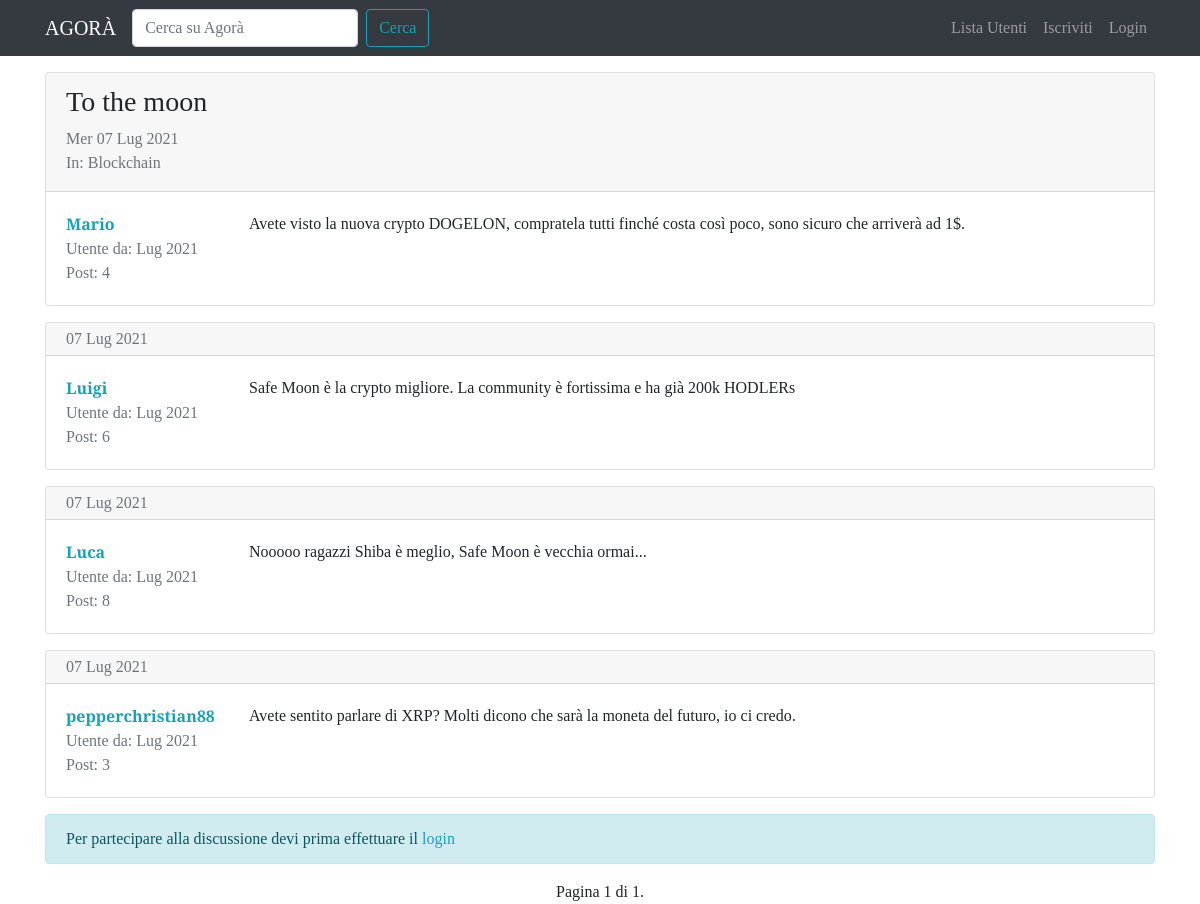
Page /forum/discussion/18/ on the committed database.
### forum/models.py (models this page shows, shortened)
class BaseModel(models.Model):
    objects = models.Manager()
    class Meta:
        abstract = True

class Discussion(BaseModel):
    title = models.CharField(max_length=120)
    creation_date = models.DateTimeField(auto_now_add=True)
    discussion_author = models.ForeignKey(User, on_delete=models.CASCADE, related_name='discussions')
    discussion_section = models.ForeignKey(Section, on_delete=models.CASCADE)
    class Meta:
        verbose_name = 'Discussione'
        verbose_name_plural = 'Discussioni'
        ordering = ['creation_date']

class Post(BaseModel):
    post_author = models.ForeignKey(User, on_delete=models.CASCADE, related_name='posts')
    content = models.TextField()
    creation_date = models.DateTimeField(auto_now_add=True)
    post_discussion = models.ForeignKey(Discussion, on_delete=models.CASCADE)
    class Meta:
        verbose_name = 'Post'
        verbose_name_plural = 'Post'
        ordering = ['creation_date']

class Section(BaseModel):
    name = models.CharField(max_length=80)
    description = models.CharField(max_length=150, blank=True, null=True)
    logo = models.ImageField(blank=True, null=True, default='image_empty.png')
    def __str__(self):
        return self.name
    class Meta:
        verbose_name = 'Sezione'
        verbose_name_plural = 'Sezioni'
        ordering = ['name']

### forum/views.py (the view)
# urls.py: path('discussion/<int:pk>/', views.discussion_view, name='discussion_view'),
def discussion_view(request, pk):
    discussion = get_object_or_404(Discussion, pk=pk)
    discussion_posts = Post.objects.filter(post_discussion=discussion)
    reply_form = PostModelForm()
    paginator = Paginator(discussion_posts, 5)
    page_number = request.GET.get('page')
    page_obj = paginator.get_page(page_number)
    context = {
        'discussion': discussion,
        'reply_form': reply_form,
        'page_obj': page_obj
    }
    return render(request, 'forum/discussion_it.html', context)

### forum/forms.py
class PostModelForm(forms.ModelForm):
    class Meta:
        model = Post
        fields = ['content']
        widgets = {
            'content': forms.Textarea(attrs={'placeholder': 'Rispondi...', 'rows': 5, 'id': 'content', 'onkeyup': 'reply()'})
        }
        labels = {
            'content': False
        }

### forum/templates/forum/discussion_it.html (shortened to what this page needs)
{% extends 'base.html' %}
{% load crispy_forms_tags %}
{% block content %}
  {% for post in page_obj %}
    <div class="card my-3">
      {% if not page_obj.has_previous and forloop.first %}
        <div class="card-header pb-0">
          <h3>{{ discussion.title }}</h3>
          <p class="text-muted">{{ discussion.creation_date|date:'D d M Y' }}
          <br>In: {{ discussion.discussion_section }}</p>
        </div>
      {% else %}
        <div class="card-header py-1">
          <p class="text-muted mb-0">{{ post.creation_date|date:'d M Y' }}
          </p>
        </div>
      {% endif %}
      <div class="card-body">
        <div class="row">
          <div class="col-lg-2 col-12">
            <p class="mb-0"><a href="{% url 'user_profile' username=post.post_author.username %}"><strong>{{ post.post_author }}</strong></a></p>
            <p class="text-muted mb-0">Utente da: {{ post.post_author.date_joined|date:'M Y' }}</p>
            <p class="text-muted mb-0">Post: {{ post.post_author.posts.count }}</p>
          </div>
          <div class="col-lg-10 col-12">
            <p class="my-0">{{ post.content|linebreaks }}</p>
          </div>
        </div>
      </div>
    </div>
  {% endfor %}
  {% if request.user.is_authenticated %}
    {% include 'forum/reply_it.html' %}
  {% else %}
    <div class="alert alert-info" role="alert">
      Per partecipare alla discussione devi prima effettuare il <a href="{% url 'login' %}?next={{ request.get_full_path }}">login</a>
    </div>
  {% endif %}
  <div class="text-center">
      <span class="step-links">
          <span class="current">
              Pagina {{ page_obj.number }} di {{ page_obj.paginator.num_pages }}.
          </span>
      </span>
  </div>
{% endblock %}

### static-storage/css/agora.css (style rules this page uses)
body { font-family: 'Slabo 27px', serif; }
a, a:hover { color: #17a2b8; }

### rows in the picture
Post: post_author "Mario", post_author.date_joined "Lug 2021", post_author.posts.count "4", content "Avete visto la nuova crypto DOGELON, compratela tutti finché costa così poco, sono sicuro che arriverà ad 1$."
Discussion: title "To the moon", creation_date "Mer 07 Lug 2021", discussion_section "Blockchain"
Post: creation_date "07 Lug 2021", post_author "Luigi", post_author.date_joined "Lug 2021", post_author.posts.count "6", content "Safe Moon è la crypto migliore. La community è fortissima e ha già 200k HODLERs"
Post: creation_date "07 Lug 2021", post_author "Luca", post_author.date_joined "Lug 2021", post_author.posts.count "8", content "Nooooo ragazzi Shiba è meglio, Safe Moon è vecchia ormai..."
Post: creation_date "07 Lug 2021", post_author "pepperchristian88", post_author.date_joined "Lug 2021", post_author.posts.count "3", content "Avete sentito parlare di XRP? Molti dicono che sarà la moneta del futuro, io ci credo."

### other values in the picture
{{ page_obj.number }} "1"
{{ page_obj.paginator.num_pages }} "1"
